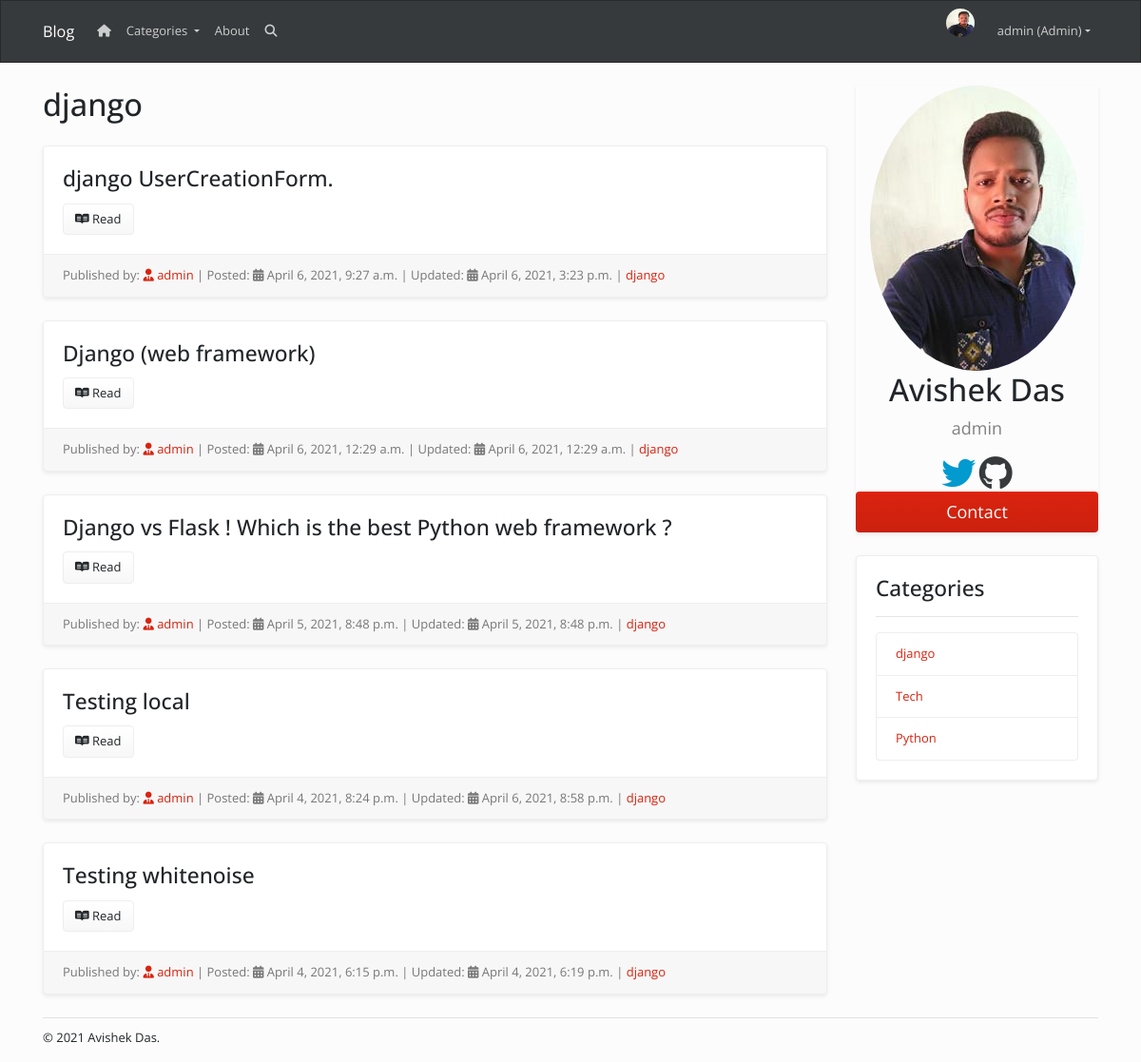
The page /category/django/ (signed in) on the database its author committed.
### accounts/models.py (models this page shows, shortened)
class Profile(models.Model):
    user = models.OneToOneField(
        User, null=True, blank=True, on_delete=models.CASCADE)
    bio=models.TextField(blank=True,null=True)
    twitter_id=models.CharField(max_length=100,blank=True,null=True)
    github_id = models.CharField(max_length=100, blank=True, null=True)
    profile_pic = models.ImageField(default='profile_pic.png',
                                    upload_to=user_directory_path, null=True, blank=True)
    created = models.DateTimeField(auto_now_add=True)
    updated=models.DateTimeField(auto_now=True)

### posts/models.py (models this page shows, shortened)
class Category(models.Model):
    name=models.CharField(max_length=200,db_index=True)
    slug=models.SlugField(max_length=200,unique=True)
    class Meta:
        verbose_name_plural = 'categories'
    def __str__(self):
        return self.name

class Post(models.Model):
    options = (
        ('draft','Draft'),
        ('published','Published')
    )
    category=models.ForeignKey(Category,related_name='product',default=1,on_delete=models.SET_NULL,null=True,blank=True)
    title = models.CharField(max_length=200, blank=True, null=True)
    slug = models.SlugField(max_length=200, unique=True, blank=True, null=True)
    created = models.DateTimeField(auto_now_add=True)
    updated = models.DateTimeField(auto_now=True)
    author = models.ForeignKey(User, on_delete=models.CASCADE, blank=True, null=True)
    content = RichTextUploadingField(blank=True, null=True)
    status=models.CharField(max_length=10,choices=options,default='draft')
    class Meta:
        ordering=['-created']
    def get_absolute_url(self):
        return reverse('posts:post-detail', args=[self.slug])

### posts/views.py (the view)
# urls.py: path('category/<slug:category_slug>/',views.category_list,name='category_list'),
def category_list(request,category_slug):
    category=get_object_or_404(Category,slug=category_slug)
    posts=Post.objects.filter(category=category)
    context={'category':category,'posts':posts,'title':category.name}
    return render(request,'posts/category.html',context)

### accounts/views.py (called while the page is built)
def site_user(request):
	return{
		'user':User.objects.first()
	}

### posts/views.py (called while the page is built)
def categories(request):
    return {
        'categories':Category.objects.all(),
    }

### posts/templates/posts/category.html (shortened to what this page needs)
{% extends 'posts/layout.html' %} {% block content %}
<div class="row">
  <div class="col-md-9">
    <h1 class="my-4">
      {{category}}
    </h1>
    {% for post in posts %}
    <div class="card my-4 shadow-sm">
      <div class="card-body">
        <h3 class="card-title">{{post.title}}</h3>
        <a href="{{post.get_absolute_url}}" class='btn btn-light' ><i class="fab fa-readme"></i>&nbsp;Read</a>
      </div>
      <div class="card-footer text-muted">
        Published by: <a href="#"><i class='fas fa-user-tie'></i>&nbsp;{{post.author}}</a> |
        Posted: <i class='fas fa-calendar-alt'></i>&nbsp;{{post.created}} |
        Updated: <i class='fas fa-calendar-alt'></i>&nbsp;{{post.updated}} |
        <a href="{% url 'posts:category_list' category.slug %}">{{post.category}}</a>
      </div>
    </div>
    {% endfor%}
  </div>
  {% include 'posts/sidebar.html' %}
</div>
{% endblock %}

### posts/templates/posts/navbar.html (shortened to what this page needs)
<nav class="navbar navbar-expand-lg navbar-dark bg-dark">
  <div class="container">
    <a class="navbar-brand" href="{% url 'posts:all-posts' %}">Blog</a>
    <div class="collapse navbar-collapse" id="navbarResponsive">
      <ul class="navbar-nav mr-auto">
        <li class="nav-item">
          <a class="nav-link" href="{% url 'posts:all-posts' %}"
            ><i class='fas fa-home'></i>
          </a>
        </li>
        <li class="nav-item dropdown">
        <a class="nav-link dropdown-toggle" href="#" id="navbarDropdown" role="button" data-toggle="dropdown" aria-haspopup="true" aria-expanded="false">
          Categories
        </a>
      </li>
        <li class="nav-item">
          <a class="nav-link" href="{% url 'posts:about' %}">About</a>
        </li>
        <li class="nav-item">
          <a class="nav-link" href="#"><i class="fas fa-search"></i></a>
        </li>
      </ul>
      <ul class="navbar-nav ml-auto">
        {% if request.user.is_authenticated %}
        <li class="nav-item">
          <img
            class="d-flex mr-3 rounded-circle"
            src="{{user.profile.profile_pic.url}}"
            alt="profile pic"
            id="profile-pic"
          />
        </li>
        <li class="nav-item dropdown">
          {% if request.user.is_superuser %}
          <a
            class="nav-link dropdown-toggle"
            data-toggle="dropdown"
            href="#"
            role="button"
            aria-haspopup="true"
            aria-expanded="false"
          >
            {{request.user}} (Admin)</a
          >
          {% endif %}
        </li>
        {% else %}
        <li class="nav-item">
          <a class="nav-link" href="{% url 'login' %}">Login</a>
        </li>
      </ul>
      {% endif %}
    </div>
  </div>
</nav>

### posts/templates/posts/sidebar.html (shortened to what this page needs)
<div class="col-md-3">
  <div class="profile-card shadow-sm my-4">
    <img
      src="{{user.profile.profile_pic.url}}"
      alt="author"
      style="height: 50%; border-radius: 50%"
    />
    <h1>{{user.first_name}} {{user.last_name}}</h1>
    <p class="title">{{user.username}}</p>
    <a
      href="https://twitter.com/{{user.profile.twitter_id}}"
      target="_blank"
      ><i class="fa fa-twitter text-info" style="font-size: 36px"></i
    ></a>
    <a
      href="https://github.com/{{user.profile.github_id}}"
      target="_blank"
      ><i class="fa fa-github text-dark" style="font-size: 36px"></i
    ></a>
    <p><button class="btn btn-primary button">Contact</button></p>
  </div>
  <div class="card my-4 shadow-sm">
    <div class="card-body">
      <h3>Categories</h3>
      <hr />
      <ul class="list-group">
        {% for category in categories %}
        <li
          class="list-group-item d-flex justify-content-between align-items-center"
        >
          <a href="{% url 'posts:category_list' category.slug %}"
            >{{category.name}}</a
          >
        </li>
        {% endfor %}
      </ul>
    </div>
  </div>
</div>

### static/css/style.css (style rules this page uses)
#profile-pic { width: 30px; height: 30px; }
.card-body { padding: 20px; }
.profile-card { box-shadow: 0 4px 8px 0 rgba(0, 0, 0, 0.2); max-width: 300px; margin: auto; text-align: center; }
.title { color: grey; font-size: 18px; }
.button { border: none; outline: 0; display: inline-block; padding: 8px; color: white; background-color: #000; text-align: center; cursor: pointer; width: 100%; font-size: 18px; }

### rows shown on the page
Category: name "django"
Post: title "django UserCreationForm.", author "admin", created "April 6, 2021, 9:27 a.m.", updated "April 6, 2021, 3:23 p.m.", category "django"
Post: title "Django (web framework)", author "admin", created "April 6, 2021, 12:29 a.m.", updated "April 6, 2021, 12:29 a.m.", category "django"
Post: title "Django vs Flask ! Which is the best Python web framework ?", author "admin", created "April 5, 2021, 8:48 p.m.", updated "April 5, 2021, 8:48 p.m.", category "django"
Post: title "Testing local", author "admin", created "April 4, 2021, 8:24 p.m.", updated "April 6, 2021, 8:58 p.m.", category "django"
Post: title "Testing whitenoise", author "admin", created "April 4, 2021, 6:15 p.m.", updated "April 4, 2021, 6:19 p.m.", category "django"
Category: name "Tech"
Category: name "Python"

### other values the page prints
{{ request.user }} "admin"
{{ user.first_name }} "Avishek"
{{ user.last_name }} "Das"
{{ user.username }} "admin"
